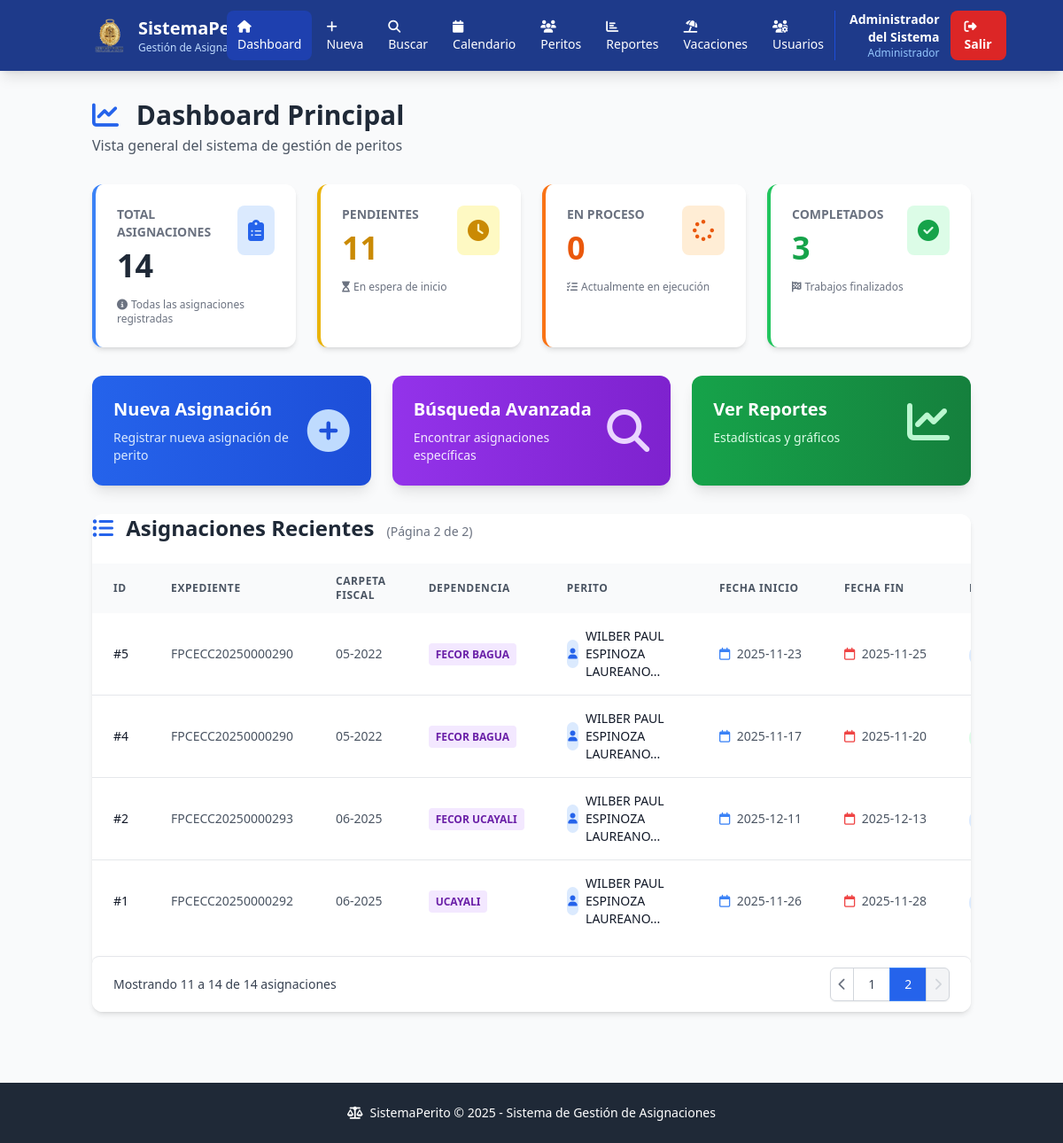
The app's page /?pagina=2 (signed in), older data.
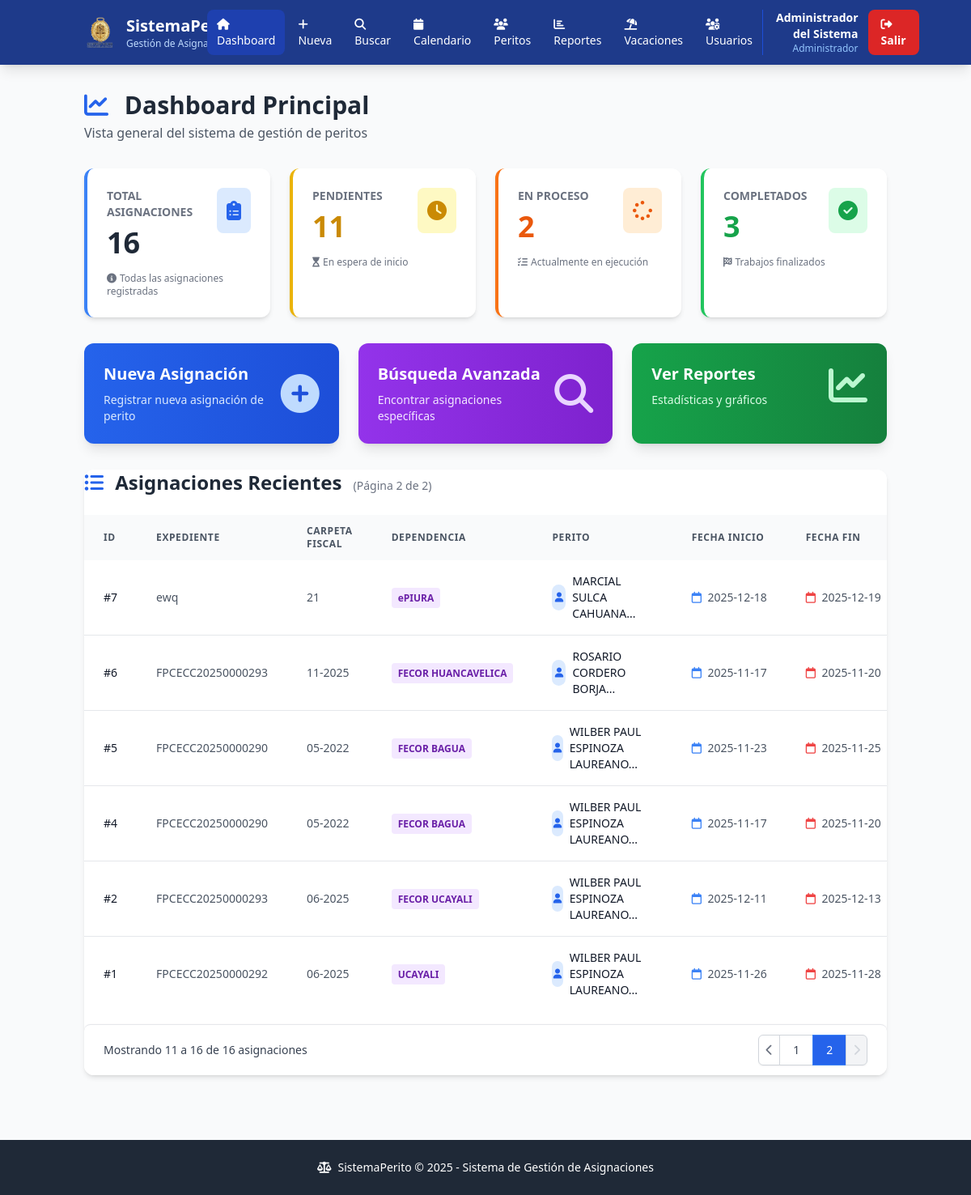
The same page, newer data.
### tables this page shows
CREATE TABLE asignaciones (
            id INTEGER PRIMARY KEY AUTOINCREMENT,
            hoja_envio TEXT,
            expediente TEXT,
            dependencia TEXT,
            tipo_perito TEXT,
            carpeta_fiscal TEXT,
            observaciones TEXT,
            lugar TEXT,
            fecha_inicio TEXT NOT NULL,
            fecha_fin TEXT NOT NULL,
            perito_asignado TEXT NOT NULL,
            perito_id INTEGER,
            desginacion TEXT,
            oficio_desplazamiento TEXT,
            estado TEXT DEFAULT 'Pendiente',
            fecha_registro TIMESTAMP DEFAULT CURRENT_TIMESTAMP, archivos_adjuntos TEXT, hoja_envio_designacion TEXT, tipo_actividad TEXT, apoyos_tecnicos TEXT, apoyo_tecnico TEXT,
            FOREIGN KEY (perito_id) REFERENCES peritos (id)
        );

CREATE TABLE peritos (
            id INTEGER PRIMARY KEY AUTOINCREMENT,
            nombre_completo TEXT NOT NULL,
            tipo TEXT NOT NULL,
            estado TEXT DEFAULT 'Activo',
            fecha_creacion TIMESTAMP DEFAULT CURRENT_TIMESTAMP
        );

### app.py (the view, shortened to what this page needs)
@app.route('/')
@login_required
def index():
    actualizar_estados_automaticos()
    pagina = request.args.get('pagina', 1, type=int)
    por_pagina = 10
    conn = sqlite3.connect('database.db')
    conn.row_factory = sqlite3.Row
    cursor = conn.cursor()
    perito_id = session.get('perito_id')
    es_admin = session.get('rol') == 'admin'
    tipo_perito = None
    if perito_id and not es_admin:
        cursor.execute('SELECT tipo FROM peritos WHERE id = ?', (perito_id,))
        result = cursor.fetchone()
        if result:
            tipo_perito = result['tipo']
    if es_admin:
        cursor.execute('SELECT COUNT(*) FROM asignaciones WHERE estado != "Cancelado"')
        total_asignaciones = cursor.fetchone()[0]
        cursor.execute('SELECT COUNT(*) FROM asignaciones WHERE estado = "Pendiente"')
        pendientes = cursor.fetchone()[0]
        cursor.execute('SELECT COUNT(*) FROM asignaciones WHERE estado = "En Proceso"')
        en_proceso = cursor.fetchone()[0]
        cursor.execute('SELECT COUNT(*) FROM asignaciones WHERE estado = "Completado"')
        completados = cursor.fetchone()[0]
        cursor.execute('SELECT COUNT(*) FROM asignaciones WHERE estado = "Cancelado"')
        cancelados = cursor.fetchone()[0]
    offset = (pagina - 1) * por_pagina
    if es_admin:
        cursor.execute('''
            SELECT
                a.id, a.hoja_envio, a.expediente, a.dependencia,
                a.tipo_perito, a.tipo_actividad, a.carpeta_fiscal, a.observaciones, a.lugar,
                a.fecha_inicio, a.fecha_fin, a.perito_asignado, a.perito_id,
                a.desginacion, a.oficio_desplazamiento, a.estado, a.fecha_registro,
                p.nombre_completo
            FROM asignaciones a
            LEFT JOIN peritos p ON a.perito_id = p.id
            WHERE a.estado != "Cancelado"
            ORDER BY a.fecha_registro DESC
            LIMIT ? OFFSET ?
        ''', (por_pagina, offset))
    asignaciones_recientes = []
    for row in cursor.fetchall():
        asignaciones_recientes.append({
            'id': row['id'],
            'expediente': row['expediente'],
            'carpeta_fiscal': row['carpeta_fiscal'],
            'dependencia': row['dependencia'],
            'tipo_perito': row['tipo_perito'],
            'tipo_actividad': row['tipo_actividad'],
            'fecha_inicio': row['fecha_inicio'],
            'fecha_fin': row['fecha_fin'],
            'perito': row['nombre_completo'] if row['nombre_completo'] else row['perito_asignado'],
            'estado': row['estado'],
            'lugar': row['lugar']
        })
    total_paginas = (total_asignaciones + por_pagina - 1) // por_pagina if total_asignaciones > 0 else 1
    conn.close()
    return render_template('core/index.html',
                         total=total_asignaciones,
                         pendientes=pendientes,
                         en_proceso=en_proceso,
                         completados=completados,
                         cancelados=cancelados,
                         asignaciones=asignaciones_recientes,
                         pagina_actual=pagina,
                         total_paginas=total_paginas,
                         por_pagina=por_pagina,
                         es_admin=es_admin,
                         tipo_perito=tipo_perito)

### templates/core/index.html (shortened to what the changed rows need)
<!DOCTYPE html>
<html lang="es">
<head>
    <script src="https://cdn.tailwindcss.com"></script>
    <link rel="stylesheet" href="https://cdnjs.cloudflare.com/ajax/libs/font-awesome/6.4.0/css/all.min.css">
</head>
<body class="bg-gray-50">
    <nav class="bg-blue-900 text-white shadow-lg">
        <div class="container mx-auto px-4">
            <div class="flex justify-between items-center py-3">
                <div class="flex items-center space-x-3">
                    <div class="hidden md:block">
                        <h1 class="text-xl font-bold">SistemaPerito</h1>
                    </div>
                </div>
            </div>
        </div>
    </nav>
    <div class="container mx-auto px-4 py-8">
        <div class="mb-8">
            <h2 class="text-3xl font-bold text-gray-800">
                <i class="fas fa-chart-line text-blue-600 mr-3"></i>
                {% if session.rol == 'admin' %}
                Dashboard Principal
                {% else %}
                Mis Asignaciones
                {% endif %}
            </h2>
        </div>
        <div class="grid grid-cols-1 md:grid-cols-2 lg:grid-cols-4 gap-6 mb-8">
            <div class="stat-card bg-white rounded-xl shadow-md p-6 border-l-4 border-blue-500 fade-in">
                <div class="flex justify-between items-start">
                    <div>
                        <p class="text-gray-500 text-sm font-semibold uppercase">Total Asignaciones</p>
                        <p class="text-4xl font-bold text-gray-800 mt-2">{{ total }}</p>
                    </div>
                </div>
            </div>
            <div class="stat-card bg-white rounded-xl shadow-md p-6 border-l-4 border-orange-500 fade-in" style="animation-delay: 0.2s">
                <div class="flex justify-between items-start">
                    <div>
                        <p class="text-gray-500 text-sm font-semibold uppercase">En Proceso</p>
                        <p class="text-4xl font-bold text-orange-600 mt-2">{{ en_proceso }}</p>
                    </div>
                </div>
            </div>
        </div>
        <div class="bg-white rounded-xl shadow-md overflow-hidden fade-in" style="animation-delay: 0.4s">
            <div class="flex justify-between items-center mb-6">
                <h2 class="text-2xl font-bold text-gray-800">
                    <i class="fas fa-list-ul mr-2 text-blue-600"></i>
                    Asignaciones Recientes
                    <span class="text-sm font-normal text-gray-500 ml-2">
                        (Página {{ pagina_actual }} de {{ total_paginas }})
                    </span>
                </h2>
            </div>
            <div class="overflow-x-auto">
                <table class="w-full">
                    <thead class="bg-gray-50">
                        <tr>
                            <th class="px-6 py-3 text-left text-xs font-semibold text-gray-600 uppercase tracking-wider">ID</th>
                            <th class="px-6 py-3 text-left text-xs font-semibold text-gray-600 uppercase tracking-wider">Expediente</th>
                            <th class="px-6 py-3 text-left text-xs font-semibold text-gray-600 uppercase tracking-wider">Carpeta Fiscal</th>
                            <th class="px-6 py-3 text-left text-xs font-semibold text-gray-600 uppercase tracking-wider">Dependencia</th>
                            <th class="px-6 py-3 text-left text-xs font-semibold text-gray-600 uppercase tracking-wider">Perito</th>
                            <th class="px-6 py-3 text-left text-xs font-semibold text-gray-600 uppercase tracking-wider">Fecha Inicio</th>
                            <th class="px-6 py-3 text-left text-xs font-semibold text-gray-600 uppercase tracking-wider">Fecha Fin</th>
                            <th class="px-6 py-3 text-left text-xs font-semibold text-gray-600 uppercase tracking-wider">Estado</th>
                        </tr>
                    </thead>
                    <tbody class="divide-y divide-gray-200">
                        {% if asignaciones %}
                            {% for asignacion in asignaciones %}
                            <tr class="hover:bg-gray-50 transition">
                                <td class="px-6 py-4 whitespace-nowrap text-sm font-medium text-gray-900">
                                    #{{ asignacion.id }}
                                </td>
                                <td class="px-6 py-4 whitespace-nowrap text-sm text-gray-600">
                                    {{ asignacion.expediente or '-' }}
                                </td>
                                <td class="px-6 py-4 whitespace-nowrap text-sm text-gray-600">
                                    {{ asignacion.carpeta_fiscal or '-' }}
                                </td>
                                 <td class="px-6 py-4 whitespace-nowrap text-sm text-gray-600">
                                    <span class="px-2 py-1 bg-purple-100 text-purple-800 rounded text-xs font-semibold">
                                        {{ asignacion.dependencia or 'Sin dependencia' }}
                                    </span>
                                </td>
                                <td class="px-6 py-4 text-sm text-gray-900">
                                    <div class="flex items-center">
                                        <div class="w-8 h-8 bg-blue-100 rounded-full flex items-center justify-center mr-2">
                                            <i class="fas fa-user text-blue-600 text-xs"></i>
                                        </div>
                                        <span class="font-medium">{{ asignacion.perito[:30] }}...</span>
                                    </div>
                                </td>
                                <td class="px-6 py-4 whitespace-nowrap text-sm text-gray-600">
                                    <i class="far fa-calendar text-blue-500 mr-1"></i>
                                    {{ asignacion.fecha_inicio }}
                                </td>
                                <td class="px-6 py-4 whitespace-nowrap text-sm text-gray-600">
                                    <i class="far fa-calendar text-red-500 mr-1"></i>
                                    {{ asignacion.fecha_fin }}
                                </td>
                                <td class="px-6 py-4 whitespace-nowrap">
                                    {% if asignacion.estado == 'Completado' %}
                                        <span class="px-3 py-1 inline-flex text-xs leading-5 font-semibold rounded-full bg-green-100 text-green-800">
                                        </span>
                                    {% elif asignacion.estado == 'En Proceso' %}
                                        <span class="px-3 py-1 inline-flex text-xs leading-5 font-semibold rounded-full bg-yellow-100 text-yellow-800">
                                            <i class="fas fa-spinner mr-1"></i>En Proceso
                                        </span>
                                    {% elif asignacion.estado == 'Pendiente' %}
                                        <span class="px-3 py-1 inline-flex text-xs leading-5 font-semibold rounded-full bg-blue-100 text-blue-800">
                                        </span>
                                    {% else %}
                                        <span class="px-3 py-1 inline-flex text-xs leading-5 font-semibold rounded-full bg-gray-100 text-gray-800">
                                            {{ asignacion.estado }}
                                        </span>
                                    {% endif %}
                                </td>
                            </tr>
                            {% endfor %}
                        {% endif %}
                    </tbody>
                </table>
            </div>
            {% if total_paginas > 1 %}
            <div class="bg-white px-4 py-3 flex items-center justify-between border-t border-gray-200 sm:px-6 mt-4 rounded-lg shadow">
                <div class="hidden sm:flex-1 sm:flex sm:items-center sm:justify-between">
                    <div>
                        <p class="text-sm text-gray-700">
                            Mostrando
                            <span class="font-medium">{{ (pagina_actual - 1) * por_pagina + 1 }}</span>
                            a
                            <span class="font-medium">{{ [pagina_actual * por_pagina, total] | min }}</span>
                            de
                            <span class="font-medium">{{ total }}</span>
                            asignaciones
                        </p>
                    </div>
                    <div>
                        <nav class="relative z-0 inline-flex rounded-md shadow-sm -space-x-px" aria-label="Pagination">
                            {% if pagina_actual > 1 %}
                            <a href="/?pagina={{ pagina_actual - 1 }}"
                                class="relative inline-flex items-center px-2 py-2 rounded-l-md border border-gray-300 bg-white text-sm font-medium text-gray-500 hover:bg-gray-50">
                                <i class="fas fa-chevron-left"></i>
                            </a>
                            {% else %}
                            <span class="relative inline-flex items-center px-2 py-2 rounded-l-md border border-gray-300 bg-gray-100 text-sm font-medium text-gray-300 cursor-not-allowed">
                                <i class="fas fa-chevron-left"></i>
                            </span>
                            {% endif %}
                            {% for num in range(1, total_paginas + 1) %}
                                {% if num == pagina_actual %}
                                <span class="relative inline-flex items-center px-4 py-2 border border-blue-500 bg-blue-600 text-sm font-medium text-white">
                                    {{ num }}
                                </span>
                                {% elif num == 1 or num == total_paginas or (num >= pagina_actual - 2 and num <= pagina_actual + 2) %}
                                <a href="/?pagina={{ num }}"
                                    class="relative inline-flex items-center px-4 py-2 border border-gray-300 bg-white text-sm font-medium text-gray-700 hover:bg-gray-50">
                                    {{ num }}
                                </a>
                                {% elif num == pagina_actual - 3 or num == pagina_actual + 3 %}
                                <span class="relative inline-flex items-center px-4 py-2 border border-gray-300 bg-white text-sm font-medium text-gray-700">
                                    ...
                                </span>
                                {% endif %}
                            {% endfor %}
                            {% if pagina_actual < total_paginas %}
                            <a href="/?pagina={{ pagina_actual + 1 }}"
                                class="relative inline-flex items-center px-2 py-2 rounded-r-md border border-gray-300 bg-white text-sm font-medium text-gray-500 hover:bg-gray-50">
                                <i class="fas fa-chevron-right"></i>
                            </a>
                            {% else %}
                            <span class="relative inline-flex items-center px-2 py-2 rounded-r-md border border-gray-300 bg-gray-100 text-sm font-medium text-gray-300 cursor-not-allowed">
                                <i class="fas fa-chevron-right"></i>
                            </span>
                            {% endif %}
                        </nav>
                    </div>
                </div>
            </div>
            {% endif %}
        </div>
    </div>
</body>
</html>

Row changes from the older to the newer data that the page shows:
now on this page (row unchanged): asignaciones: id "7", expediente "ewq", carpeta_fiscal "21", dependencia "ePIURA", nombre_completo "MARCIAL SULCA CAHUANA", fecha_inicio "2025-12-18", fecha_fin "2025-12-19"
now on this page (row unchanged): asignaciones: id "6", expediente "FPCECC20250000293", carpeta_fiscal "11-2025", dependencia "FECOR HUANCAVELICA", nombre_completo "ROSARIO CORDERO BORJA", fecha_inicio "2025-11-17", fecha_fin "2025-11-20"
changed asignaciones id 5: estado "Pendiente" → "En Proceso" (drawn)
Text that changed along with them:
{{ total }}: "14" → "16"
{{ en_proceso }}: "0" → "2"
{{ [pagina_actual * por_pagina, total] | min }}: "14" → "16"
